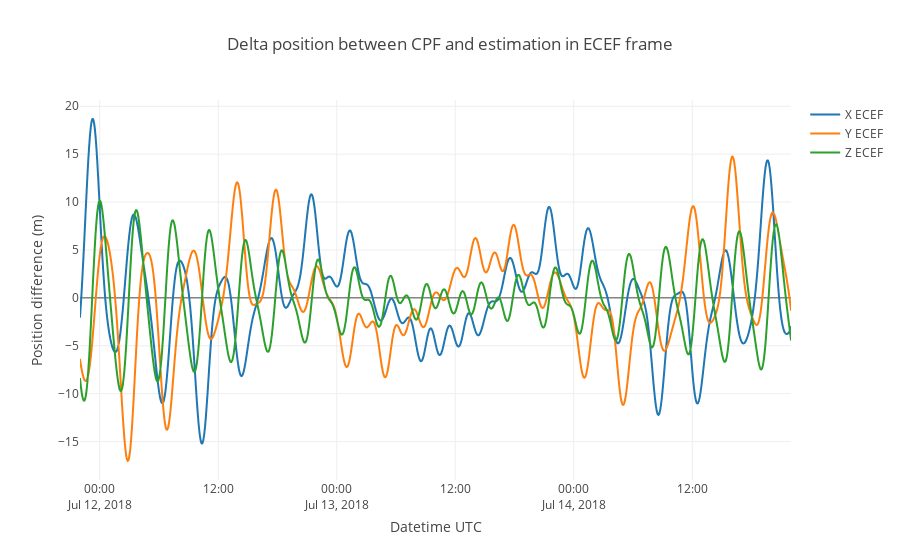

The notebook cell saved with this chart:
### Markdown cell above
Plotting position difference

### Code cell
import plotly.graph_objs as go

traceX = go.Scattergl(
    x = cpfDataFrame['x'].index,
    y = PV_ecef_df['x'] - cpfDataFrame['x'],
    mode='lines',
    name='X ECEF'
)

traceY = go.Scattergl(
    x = cpfDataFrame['y'].index,
    y = PV_ecef_df['y'] - cpfDataFrame['y'],
    mode='lines',
    name='Y ECEF'
)

traceZ = go.Scattergl(
    x = cpfDataFrame['z'].index,
    y = PV_ecef_df['z'] - cpfDataFrame['z'],
    mode='lines',
    name='Z ECEF'
)

data = [traceX, traceY, traceZ]

layout = go.Layout(
    title = 'Delta position between CPF and estimation in ECEF frame',
    xaxis = dict(
        title = 'Datetime UTC'
    ),
    yaxis = dict(
        title = 'Position difference (m)'
    )
)

fig = dict(data=data, layout=layout)

py.iplot(fig)

### Figure 1 — Plotly figure (JSON) as saved in the notebook; plotly's stock layout.template omitted (floating-point values rounded to 4 significant figures; data arrays with more than 128 entries replaced by an {"elided": "..."} marker saying what was removed)
{"data": [{"mode": "lines", "name": "X ECEF", "type": "scattergl", "uid": "13b46e1f-e558-4dab-9b53-e27deeb8625b", "x": {"elided": "865 str values"}, "y": {"elided": "865 float values"}}, {"mode": "lines", "name": "Y ECEF", "type": "scattergl", "uid": "34ef3402-d65b-4353-a040-c0e2e290c927", "x": {"elided": "865 str values"}, "y": {"elided": "865 float values"}}, {"mode": "lines", "name": "Z ECEF", "type": "scattergl", "uid": "0ce62065-3cf7-4673-b651-84dd39e62b20", "x": {"elided": "865 str values"}, "y": {"elided": "865 float values"}}], "layout": {"autosize": true, "title": {"text": "Delta position between CPF and estimation in ECEF frame"}, "xaxis": {"autorange": true, "range": ["2018-07-11 22:00", "2018-07-14 22:00"], "title": {"text": "Datetime UTC"}, "type": "date"}, "yaxis": {"autorange": true, "range": [-19.01, 20.65], "title": {"text": "Position difference (m)"}, "type": "linear"}}}
